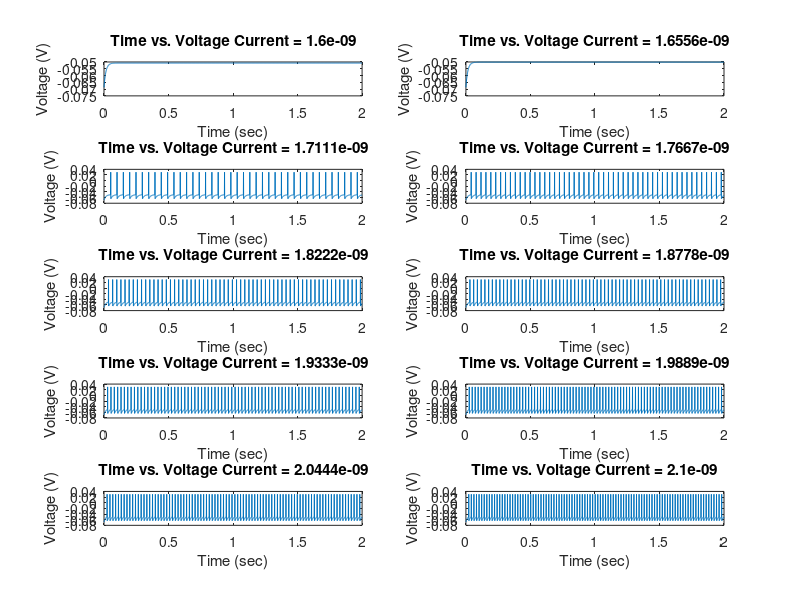
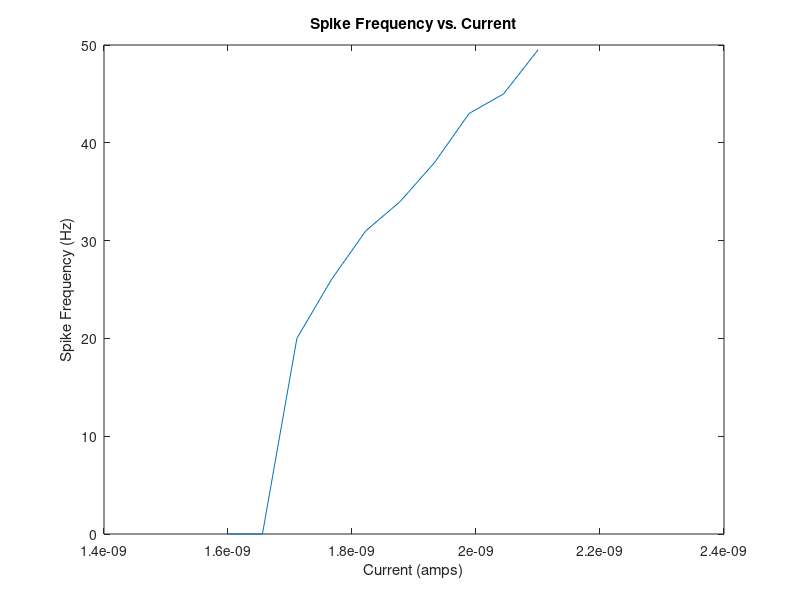

Write MATLAB code to recreate these figures, in order.
clear %clear all variables
% 
% This code is for problem number 2c on homework 1. It is a simulation on a
% leaky integrate and fire neuron responding rate to varying levels in current.
% This current increases incrementally from Iapp to endIapp, and stores the 
% frequency in a two demensional array, averages[], with the corresponding 
% current. The script creates two plots. The first is of all voltage vs.
% time plots, with subplots corresponding to applied current. The second is
% of firing frequency vs. current.
% 
% Note1: Because this simulation only cares about frequency, I am not storing
% the potential anywhere.
% Note2: To make dimensional analysis easier I converted all variables to 
% standard SI units.

El = -.070;         %Leak Potential (-.070 V)
Rm = 12E6;          %Membrane Resistance (12e6 ohms)
taum = .015;        %Membrane Time Constant (.015 sec)

Vth = -.050;        %Threshold potential (-0.50 V)
Vreset = -.065;     %Reset potential (-0.065 V)
Vspike = .030;      %Spike potential (0.030 V)

Vm = El;            %Initially set membrane potential to leak potential

Iapp = 1.6E-9;      %First input current (1.6E-9 amps)
endIapp = 2.1E-9;   %Last input current (2.1E-9 amps)
totesIapp = 9;      %Number of increments - 1 (minus one is for indexing purposes)

T = 0;              %Start time (0 sec)
dT = .001;          %Time increment (.001 ms)
endTime = 2;        %End Time (2 sec)

time = T:dT:endTime;%Creating of time vector

IappVector = Iapp:(endIapp-Iapp)/totesIapp:endIapp; %Creation of Current Vector
averages = zeros(2,totesIapp+1);  %Creation of two dimensional array for output
                                  %this array will store current on top and
                                  %then corresponding frequency on bottom
                                 
                             
output = zeros(totesIapp,length(time)); %Allocating memory for output voltages
spikeCounter = 0;   %Temporary variable to count spikes

for j = 1:length(IappVector)    %For the length of the Input Current Vector
    for i = 1:length(time)      %For the length of time
        if Vm == Vspike         %Check to see if just spiked
            Vm = Vreset;        %Reset to reset potential if true
        end
        %Calculate next voltage
        Vm = Vm + (((El-Vm)+IappVector(j)*Rm)/taum)*dT;
        if Vm >= Vth            %Check to see if spiking
            Vm = Vspike;        %We're Spiking!!! Set to Spike Potential
            spikeCounter = spikeCounter + 1;    %increment spike counter
        end
        output(j,i) = Vm;   %Store Voltage
    end 
    %Time simulation over. We have now recorded information with
    %IappVector(j) current
    Vm = El;    %reset Vm
    averages(1,j) = IappVector(j);  %Add current to averages
    averages(2,j) = spikeCounter / (endTime - T); %calculate and store frequency
    spikeCounter = 0;   %reset spikeCounter
end

%Plotting
[m, ~] = size(output);

%Plotting Voltage vs. Time with subplots of increasing current
figure;
for k = 1:m
    subplot(5,2,k); %5X2 plot
    plot(time,output(k,:));
    str = num2str(IappVector(k));
    xlabel('Time (sec)')
    ylabel('Voltage (V)')
    title(['Time vs. Voltage Current = ' str])
end

%Plotting Frequency vs. Current
figure;
plot(averages(1,:),averages(2,:));
xlabel('Current (amps)')
ylabel('Spike Frequency (Hz)')
title('Spike Frequency vs. Current')
